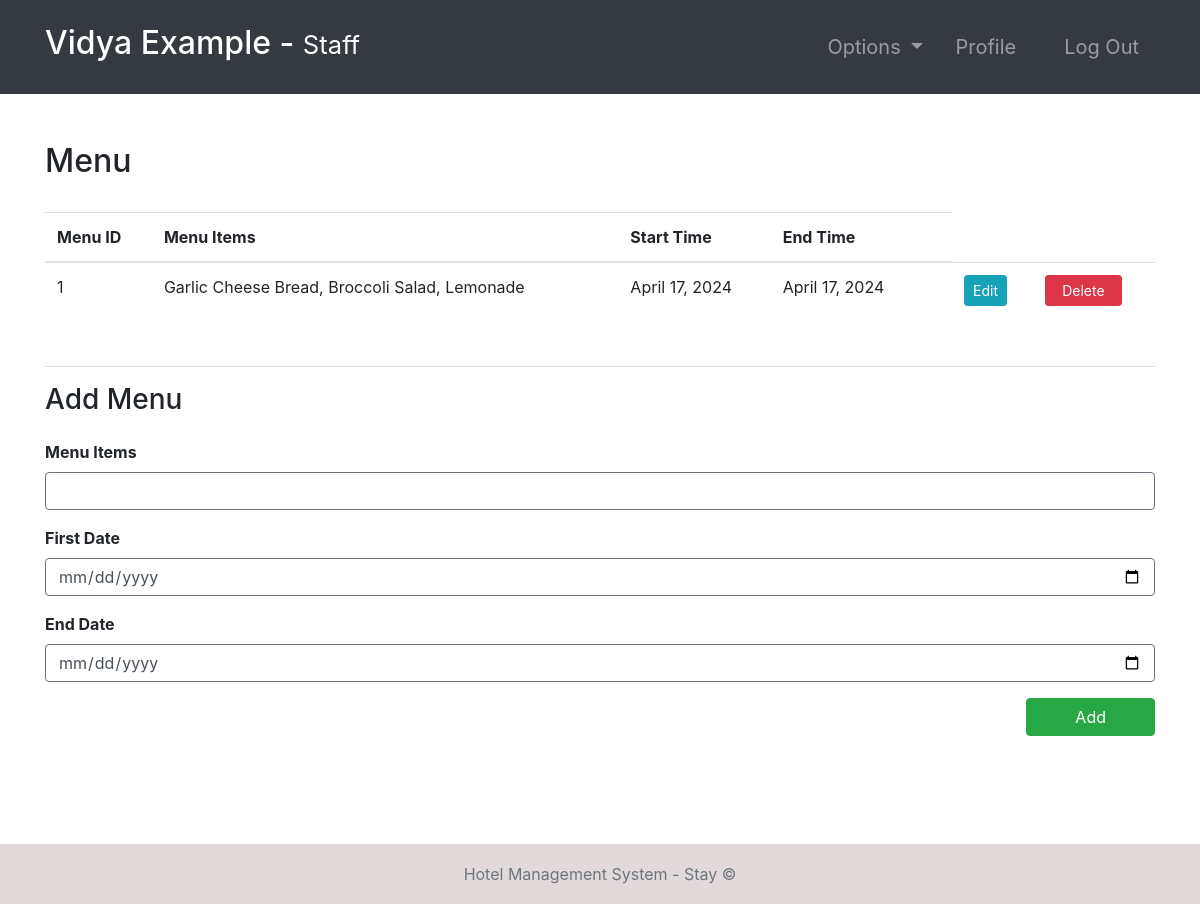
/food-menu/ (signed in), run on the app's committed database.
### hotel/models.py (models this page shows, shortened)
class FoodMenu(models.Model):
    startDate = models.DateField()
    endDate = models.DateField()
    menuItems = models.TextField()

### hotel/views.py (the view)
# urls.py: path('food-menu/', food_menu, name="food-menu"),
@login_required(login_url='login')
def food_menu(request):
    role = str(request.user.groups.all()[0])
    path = role + "/"
    print(request.POST)
    if request.method == "POST":
        if 'add' in request.POST:
            foodmenu = FoodMenu(menuItems=request.POST.get("menuItems"), startDate=request.POST.get(
                "startDate"), endDate=request.POST.get("endDate"))
            foodmenu.save()
    food_menu = FoodMenu.objects.all()
    context = {
        "role": role,
        'food_menu': food_menu
    }
    return render(request, path + "food-menu.html", context)

### Templates/staff/food-menu.html (shortened to what this page needs)
{% extends '../index.html' %}
{% block context %}
<div class="container py-5">
    <div class="table-responsive">
        <div class="table-header row">
            <div class="col-sm-12 col-md-12 col-lg-4 mb-4">
                <h2>Menu</h2>
            </div>
        </div>
        <table class="table table-hover">
            <thead>
                <tr>
                    <th>Menu ID</th>
                    <th>Menu Items</th>
                    <th>Start Time</th>
                    <th>End Time</th>
                    <th></th>
                </tr>
            </thead>
            <tbody>
                {% for f in food_menu %}
                <tr>
                    <td>{{f.id}}</td>
                    <td>{{f.menuItems}}</td>
                    <td>{{f.startDate}}</td>
                    <td>{{f.endDate}}</td>
                    <form action="" method="POST">
                        <td><input type="hidden" value="{{f.id}}" name="id"></td>
                        <td> <a href="{% url 'food-menu-edit' f.id %}" class="btn btn-sm btn-info">Edit</a></td>
                        <td> <a href="{% url 'deleteFoodMenu' f.id %}" class="btn btn-sm btn-danger px-3">Delete</a>
                        </td>
                    </form>
                </tr>
                {% endfor %}
            </tbody>
        </table>
        <div class="newFoodMenu my-5 border-top pt-3">
            <h3>Add Menu </h3>
            <form action="" method="POST">
                <div class="form-group pt-3">
                    <label for="menu_items"><b>Menu Items</b></label>
                    <input type="text" required class="form-control border border-secondary" id="id_menu_items"
                        name="menuItems">
                </div>
                <div class="form-group">
                    <label for="first_date"><b>First Date</b></label>
                    <input type="date" required class="form-control border border-secondary" id="id_first_date"
                        name="startDate">
                </div>
                <div class="form-group">
                    <label for="end_date"><b>End Date</b></label>
                    <input type="date" required class="form-control border border-secondary" id="id_end_date"
                        name="endDate">
                </div>
                <button type="submit" class="btn btn-success px-5 float-right mb-5" name="add">Add</button>
            </form>
        </div>
    </div>
</div>
{% endblock %}

### Templates/incs/nav.html (shortened to what this page needs)
<nav class="navbar navbar-dark bg-dark navbar-expand-lg py-3 " role="navigation">
    <div class="container">
        <a href="" class="navbar-brand">
            <h2 class="text-capitalize">
                {{ request.user.first_name }} {{ request.user.last_name }} -
                <small>
                    {{ role }}
                </small>
            </h2>
        </a>
        <div class="collapse navbar-collapse" id="navbarTags">
            <ul class="navbar-nav ml-auto">
                <li class="nav-item dropdown p-2">
                    <a class="nav-link dropdown-toggle" href="#" id="navbarDropdown" role="button"
                        data-toggle="dropdown" aria-haspopup="true" aria-expanded="false">
                        Options
                    </a>
                </li>
                <li class="nav-item mr-3 p-2">
                    {% if role == 'staff' or role == 'receptionist' or role == 'admin' or role == 'manager' %}
                    <a href="{% url 'employee-profile' user.id %}" class="nav-link">Profile</a>
                    {% endif %}
                </li>
                <li class="nav-item p-2 ">
                    <a href="{% url 'logout' %}" class="nav-link">Log Out</a>
                </li>
            </ul>
        </div>
    </div>
</nav>

### static/css/main.css (style rules this page uses)
* { margin: 0; padding: 0; -webkit-font-smoothing: antialiased; }
body { position: relative; }
nav .nav-item { font-size: 20px; }

### data on the page
FoodMenu: id "1", menuItems "Garlic Cheese Bread, Broccoli Salad, Lemonade", startDate "April 17, 2024", endDate "April 17, 2024"

### other printed values
{{ request.user.first_name }} "Vidya"
{{ request.user.last_name }} "Example"
{{ role }} "Staff"
